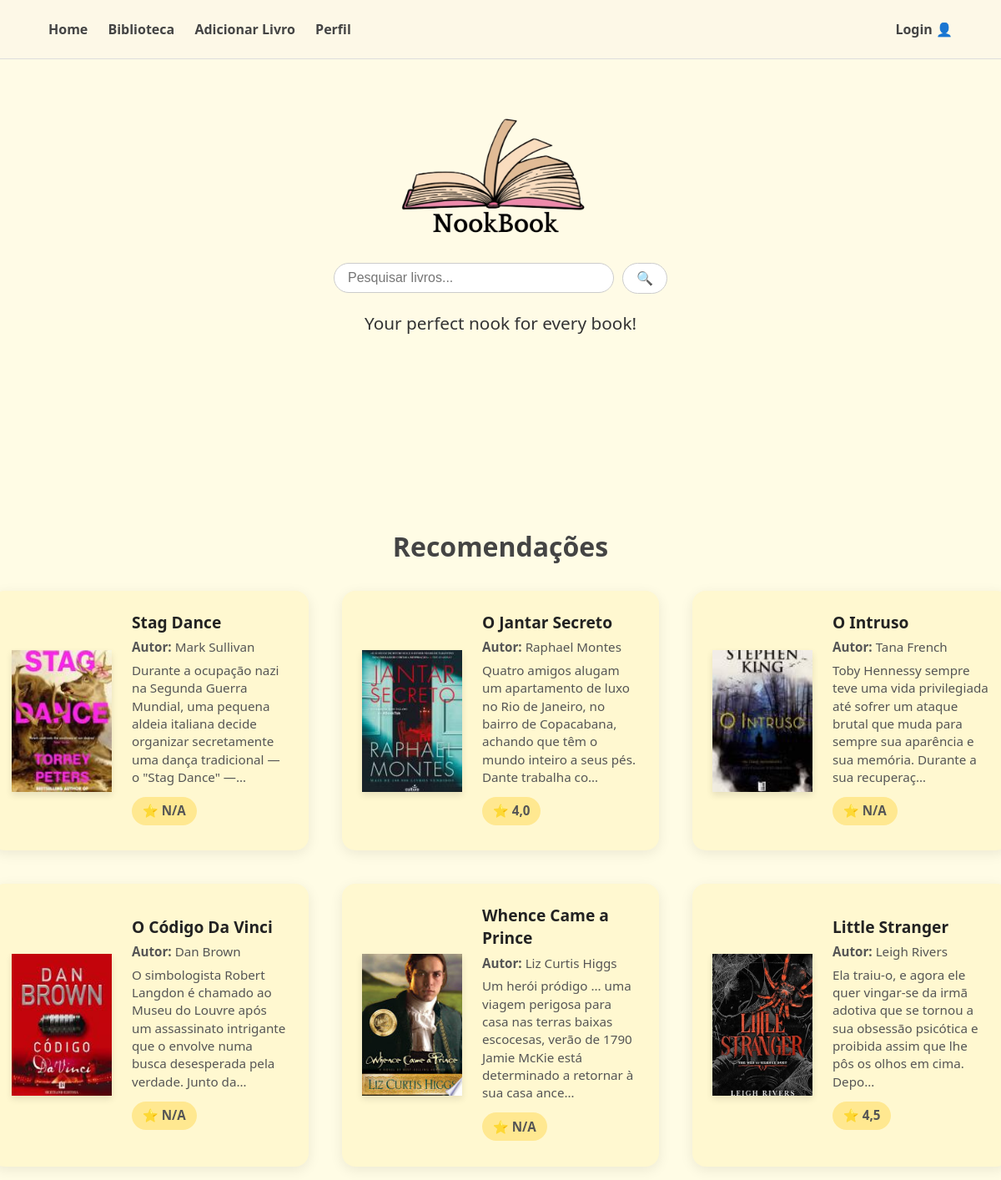
The page / on the database its author committed.
### nookbook/apps/Livros/models.py (models this page shows, shortened)
class Livro(models.Model):
    titulo = models.CharField(max_length=255)
    autor = models.CharField(max_length=255)
    sinopse = models.TextField()
    num_pag = models.IntegerField(validators=[MinValueValidator(1)])
    capa = models.ImageField(upload_to='capas/', blank=True, null=True, default='capas/capa_default.png')
    ano_publicacao = models.PositiveIntegerField(null=True, blank=True)
    generos = models.ManyToManyField('Generos', related_name='livros')
    palavra_chave = models.ManyToManyField('PalavraChave', blank=True, related_name='livros')
    editora = models.ForeignKey('Editora', on_delete=models.SET_NULL, null=True, blank=True, related_name='livros')
    isbn = models.CharField(max_length=20, unique=True, blank=True, null=True)
    idioma = models.ForeignKey('Idioma', on_delete=models.SET_NULL, null=True, blank=True)
    google_id = models.CharField(max_length=50, blank=True, null=True, unique=True)

### nookbook/apps/Livros/views.py (the view, shortened to what this page needs)
# urls.py: path('', views.pagina_inicial, name='pagina_inicial'),
def pagina_inicial(request):
    livros_validos = []
    vistos = set()
    tentativas = 0
    max_tentativas = 10
    query_generica = "a"
    while len(livros_validos) < 13 and tentativas < max_tentativas:
        start_index = random.choice(range(0, 500, 10))
        resultado = buscar_livros(valor=query_generica, max_results=40, start_index=start_index)
        tentativas += 1
    if len(livros_validos) < 13:
        faltam = 13 - len(livros_validos)
        livros_bd = list(Livro.objects.exclude(google_id__in=vistos))
        random.shuffle(livros_bd)
        for livro_obj in livros_bd[:faltam]:
            livros_validos.append({
                'google_id': '',
                'titulo': livro_obj.titulo,
                'capa': livro_obj.capa.url if livro_obj.capa else '/static/imagens/capa_default.png'
            })
    livros = livros_validos[:13]
    livro_destaque = livros[0] if livros else None
    livros_flutuantes = livros[1:] if len(livros) > 1 else []
    livros_esquerda = livros_flutuantes[:6]
    livros_direita = livros_flutuantes[6:]
    livros_recomendados_qs = Livro.objects.annotate(
        media_avaliacoes=Avg('avaliacoes__avaliacao')
    )
    livros_recomendados = random.sample(list(livros_recomendados_qs), 6) if livros_recomendados_qs.count() >= 6 else list(livros_recomendados_qs)
    return render(request, "index.html", {
        "livro_destaque": livro_destaque,
        "livros_esquerda": livros_esquerda,
        "livros_direita": livros_direita,
        "livros_recomendados": livros_recomendados
    })

### nookbook/apps/Livros/api.py (called while the page is built)
def buscar_livros(filtro=None, valor=None, max_results=10, start_index=0):
    base_url = "https://www.googleapis.com/books/v1/volumes"
    if not valor:
        return None
    if filtro == "titulo":
        query = f"intitle:{valor}"
    elif filtro == "autor":
        query = f"inauthor:{valor}"
    elif filtro == "isbn":
        query = f"isbn:{valor}"
    elif filtro == "palavra":
        query = valor
    else:
        query = valor
    params = {
        "q": query,
        "maxResults": max_results,
        "startIndex": start_index,
        "printType": "books",
        "orderBy": "relevance",
    }
    try:
        resposta = requests.get(base_url, params=params, timeout=5)
        resposta.raise_for_status()
        return resposta.json()
    except requests.RequestException as e:
        print(f"Erro ao ligar à API do Google Books: {e}")
        return None

### nookbook/apps/Livros/templates/index.html (shortened to what this page needs)
{% load static %}
<!DOCTYPE html>
<html lang="pt">
<head>
  <link rel="stylesheet" href="{% static 'Livros/css/index.css' %}">
</head>
<body>
<nav class="navbar">
  <div class="nav-links" id="menu">
    {% if user.is_authenticated %}
      <a href="{% url 'inicio' %}">Home</a>
      <a href="{% url 'pagina_biblioteca' %}">Biblioteca</a>
      <a href="{% url 'adicionar_livro' %}">Adicionar Livro</a>
      <a href="{% url 'perfil' %}">Perfil</a>
    {% else %}
      <a href="{% url 'pagina_login' %}">Home</a>
      <a href="{% url 'pagina_login' %}">Biblioteca</a>
      <a href="{% url 'pagina_login' %}">Adicionar Livro</a>
      <a href="{% url 'pagina_login' %}">Perfil</a>
    {% endif %}
  </div>
  <div class="login">
    {% if user.is_authenticated %}
    <a href="{% url 'confirmar_logout' %}">Logout 🔓</a>
    {% else %}
      <a href="{% url 'pagina_login' %}">Login 👤</a>
    {% endif %}
  </div>
</nav>
  <div class="logo-section">
    <img src="{% static 'imagens/logo.png' %}" alt="NookBook Logo" class="logo-img">
  </div>
  <form action="{% url 'pesquisar_livros' %}" method="get" class="search-container">
    <input type="text" name="q" placeholder="Pesquisar livros...">
    <button type="submit">🔍</button>
  </form>
  <p class="subtitle">Your perfect nook for every book!</p>
  <div class="recomendacoes">
    <h2>Recomendações</h2>
    <div class="recomendacoes-grid">
      {% for livro in livros_recomendados %}
        <a href="{% url 'detalhe_livro' livro.id %}" class="card-livro horizontal-card">
          <div class="capa-wrapper">
            {% if livro.capa %}
              <img src="{{ livro.capa.url }}" alt="Capa de {{ livro.titulo }}" class="capa-livro-horizontal">
            {% else %}
              <img src="{% static 'imagens/capa_default.png' %}" alt="Capa padrão" class="capa-livro-horizontal">
            {% endif %}
          </div>
          <div class="conteudo-livro">
            <h3>{{ livro.titulo|default:"Título Desconhecido" }}</h3>
            <p><strong>Autor:</strong> {{ livro.autor|default:"Autor Desconhecido" }}</p>
            <p>{{ livro.sinopse|default:"Sem descrição disponível."|truncatechars:150 }}</p>
            <p class="avaliacao">
              {% if livro.media_avaliacoes %}
                ⭐ {{ livro.media_avaliacoes|floatformat:1 }}
              {% else %}
                ⭐ N/A
              {% endif %}
            </p>
          </div>
        </a>
      {% endfor %}
    </div>
  </div>
</body>
</html>

### nookbook/apps/Livros/static/Livros/css/index.css (style rules this page uses)
body { font-family:'Segoe UI',sans-serif; margin:0; background-color:#fffbe6; color:#333; }
.navbar { display:flex; justify-content:space-between; background-color:#fdf8e7; padding:1.5rem 3rem; border-bottom:1px solid #ddd; }
.navbar .nav-links a,.navbar .login a { margin:0 10px; text-decoration:none; color:#444; font-weight:600; }
.login { display: flex; align-items: center; }
.logo-section { text-align:center; margin:1.5rem 0 0.5rem; }
.logo-img { width:250px; margin-top:40px; }
.search-container { display: flex; flex-direction: row; align-items: center; justify-content: center; gap: 0.6rem; margin: 1rem auto; max-width: 400px; }
.search-container input { flex: 1; padding: 0.5rem 1rem; border-radius: 999px; border: 1px solid #ccc; font-size: 1rem; }
.search-container button { padding: 0.5rem 1rem; border-radius: 999px; border: 1px solid #ccc; background-color: #fff; font-size: 1rem; cursor: pointer; }
.subtitle { text-align:center; font-size:1.3rem; margin-bottom:2rem; font-weight:500; }
.recomendacoes { padding:14rem 2rem 1rem 2rem; background-color:#fffce5; }
.recomendacoes h2 { text-align:center; font-size:2rem; color:#444; margin-bottom:2rem; }
.recomendacoes-grid { display:grid; grid-template-columns:repeat(3,minmax(380px,1fr)); gap:2.5rem; justify-content:center; max-width:1400px; margin:0 auto; }
.recomendacoes-grid a.card-livro { text-decoration:none; color:inherit; display:flex; align-items:center; }
.horizontal-card { display:flex; gap:1.5rem; align-items:flex-start; background-color:#fff8d0; border-radius:16px; padding:1.5rem; box-shadow:0 4px 16px rgba(0,0,0,0.08); transition:transform 0.3s ease,box-shadow 0.3s ease; position:relative; }
.capa-wrapper { width:120px; height:170px; flex-shrink:0; box-shadow:0 4px 8px rgba(0,0,0,0.1); }
.capa-wrapper img.capa-livro-horizontal { width:100%; height:100%; object-fit:cover; display:block; }
.conteudo-livro { flex:1; }
.conteudo-livro h3 { margin:0; font-size:1.2rem; font-weight:700; color:#222; }
.conteudo-livro p { margin:0.4rem 0; font-size:0.95rem; color:#555; line-height:1.4; }
.avaliacao { background-color:#ffe890; display:inline-flex; align-items:center; gap:0.3rem; padding:0.4rem 0.8rem; border-radius:999px; font-weight:600; font-size:0.85rem; margin-top:0.6rem; color:#222; }

### rows shown on the page
Livro: capa (picture), titulo "Stag Dance", autor "Mark Sullivan", sinopse "Durante a ocupação nazi na Segunda Guerra Mundial, uma pequena aldeia italiana decide organizar secretamente uma dança tradicional — o \"Stag Dance\" —…", shows "⭐ N/A"
Livro: capa (picture), titulo "O Jantar Secreto", autor "Raphael Montes", sinopse "Quatro amigos alugam um apartamento de luxo no Rio de Janeiro, no bairro de Copacabana, achando que têm o mundo inteiro a seus pés. Dante trabalha co…", media_avaliacoes "4,0"
Livro: capa (picture), titulo "O Intruso", autor "Tana French", sinopse "Toby Hennessy sempre teve uma vida privilegiada até sofrer um ataque brutal que muda para sempre sua aparência e sua memória. Durante a sua recuperaç…", shows "⭐ N/A"
Livro: capa (picture), titulo "O Código Da Vinci", autor "Dan Brown", sinopse "O simbologista Robert Langdon é chamado ao Museu do Louvre após um assassinato intrigante que o envolve numa busca desesperada pela verdade. Junto da…", shows "⭐ N/A"
Livro: capa (picture), titulo "Whence Came a Prince", autor "Liz Curtis Higgs", sinopse "Um herói pródigo ... uma viagem perigosa para casa nas terras baixas escocesas, verão de 1790 Jamie McKie está determinado a retornar à sua casa ance…", shows "⭐ N/A"
Livro: capa (picture), titulo "Little Stranger", autor "Leigh Rivers", sinopse "Ela traiu-o, e agora ele quer vingar-se da irmã adotiva que se tornou a sua obsessão psicótica e proibida assim que lhe pôs os olhos em cima. Depo…", media_avaliacoes "4,5"
